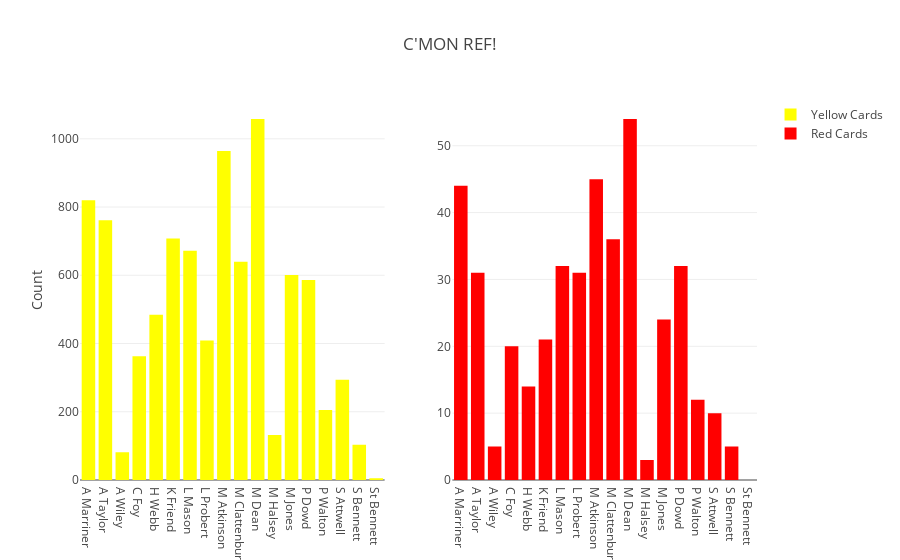

The notebook cell saved with this chart:
### Code cell
fig = tools.make_subplots(rows=1, cols=2)
for d in range(len(traces)):
    fig.append_trace(traces[d], 1, d+1)
fig.layout.update(title="C'MON REF!", yaxis=dict(title="Count"))
iplot(fig)

### Figure 1 — Plotly figure (JSON) as saved in the notebook; plotly's stock layout.template omitted (floating-point values rounded to 4 significant figures)
{"data": [{"marker": {"color": "yellow"}, "name": "Yellow Cards", "type": "bar", "uid": "f26b894c-11c6-43ed-bd79-50672dc29c2f", "x": ["A Marriner", "A Taylor", "A Wiley", "C Foy", "H Webb", "K Friend", "L Mason", "L Probert", "M Atkinson", "M Clattenburg", "M Dean", "M Halsey", "M Jones", "P Dowd", "P Walton", "S Attwell", "S Bennett", "St Bennett"], "xaxis": "x", "y": [820, 761, 81, 363, 484, 708, 672, 409, 964, 640, 1058, 132, 601, 586, 205, 294, 103, 5], "yaxis": "y"}, {"marker": {"color": "red"}, "name": "Red Cards", "type": "bar", "uid": "662765ad-2652-4e85-9401-6b1a0d8965b5", "x": ["A Marriner", "A Taylor", "A Wiley", "C Foy", "H Webb", "K Friend", "L Mason", "L Probert", "M Atkinson", "M Clattenburg", "M Dean", "M Halsey", "M Jones", "P Dowd", "P Walton", "S Attwell", "S Bennett", "St Bennett"], "xaxis": "x2", "y": [44, 31, 5, 20, 14, 21, 32, 31, 45, 36, 54, 3, 24, 32, 12, 10, 5, 0], "yaxis": "y2"}], "layout": {"title": "C'MON REF!", "xaxis": {"anchor": "y", "domain": [0, 0.45]}, "xaxis2": {"anchor": "y2", "domain": [0.55, 1]}, "yaxis": {"anchor": "x", "domain": [0, 1], "title": "Count"}, "yaxis2": {"anchor": "x2", "domain": [0, 1]}}}
